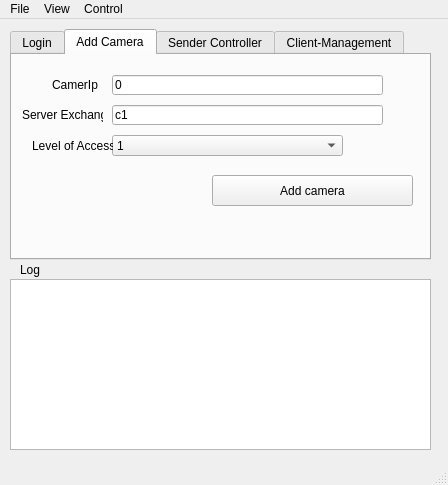
<?xml version="1.0" encoding="UTF-8"?>
<ui version="4.0">
 <class>MainWindow</class>
 <widget class="QMainWindow" name="MainWindow">
  <property name="enabled">
   <bool>true</bool>
  </property>
  <property name="geometry">
   <rect>
    <x>0</x>
    <y>0</y>
    <width>448</width>
    <height>485</height>
   </rect>
  </property>
  <property name="sizePolicy">
   <sizepolicy hsizetype="Fixed" vsizetype="Fixed">
    <horstretch>0</horstretch>
    <verstretch>0</verstretch>
   </sizepolicy>
  </property>
  <property name="minimumSize">
   <size>
    <width>448</width>
    <height>485</height>
   </size>
  </property>
  <property name="maximumSize">
   <size>
    <width>448</width>
    <height>485</height>
   </size>
  </property>
  <property name="windowTitle">
   <string>MainWindow</string>
  </property>
  <widget class="QWidget" name="centralwidget">
   <widget class="QTabWidget" name="tabWidget">
    <property name="geometry">
     <rect>
      <x>10</x>
      <y>10</y>
      <width>421</width>
      <height>231</height>
     </rect>
    </property>
    <property name="currentIndex">
     <number>1</number>
    </property>
    <widget class="QWidget" name="tab_3">
     <attribute name="title">
      <string>Login</string>
     </attribute>
     <widget class="QLineEdit" name="SPassword_lineEdit">
      <property name="geometry">
       <rect>
        <x>80</x>
        <y>61</y>
        <width>271</width>
        <height>20</height>
       </rect>
      </property>
      <property name="text">
       <string>guest</string>
      </property>
     </widget>
     <widget class="QLineEdit" name="SUsername_lineEdit">
      <property name="geometry">
       <rect>
        <x>80</x>
        <y>31</y>
        <width>271</width>
        <height>20</height>
       </rect>
      </property>
      <property name="text">
       <string>guest</string>
      </property>
     </widget>
     <widget class="QLabel" name="label_7">
      <property name="geometry">
       <rect>
        <x>20</x>
        <y>60</y>
        <width>51</width>
        <height>21</height>
       </rect>
      </property>
      <property name="text">
       <string>Password</string>
      </property>
     </widget>
     <widget class="QLabel" name="label_6">
      <property name="geometry">
       <rect>
        <x>20</x>
        <y>30</y>
        <width>51</width>
        <height>21</height>
       </rect>
      </property>
      <property name="text">
       <string>Username</string>
      </property>
     </widget>
     <widget class="QPushButton" name="Login_Button">
      <property name="geometry">
       <rect>
        <x>190</x>
        <y>130</y>
        <width>201</width>
        <height>31</height>
       </rect>
      </property>
      <property name="text">
       <string>Login</string>
      </property>
     </widget>
    </widget>
    <widget class="QWidget" name="acamTab">
     <property name="toolTip">
      <string>&lt;html&gt;&lt;head/&gt;&lt;body&gt;&lt;p&gt;Add Camera&lt;/p&gt;&lt;/body&gt;&lt;/html&gt;</string>
     </property>
     <property name="accessibleName">
      <string/>
     </property>
     <property name="autoFillBackground">
      <bool>false</bool>
     </property>
     <attribute name="title">
      <string>Add Camera</string>
     </attribute>
     <widget class="QPushButton" name="addc_Button">
      <property name="geometry">
       <rect>
        <x>200</x>
        <y>120</y>
        <width>201</width>
        <height>31</height>
       </rect>
      </property>
      <property name="text">
       <string>Add camera</string>
      </property>
     </widget>
     <widget class="QLabel" name="label_5">
      <property name="geometry">
       <rect>
        <x>40</x>
        <y>19</y>
        <width>51</width>
        <height>21</height>
       </rect>
      </property>
      <property name="text">
       <string>CamerIp</string>
      </property>
     </widget>
     <widget class="QLineEdit" name="SE_lineEdit">
      <property name="geometry">
       <rect>
        <x>100</x>
        <y>50</y>
        <width>271</width>
        <height>20</height>
       </rect>
      </property>
      <property name="text">
       <string>c1</string>
      </property>
     </widget>
     <widget class="QLabel" name="label_8">
      <property name="geometry">
       <rect>
        <x>10</x>
        <y>49</y>
        <width>81</width>
        <height>21</height>
       </rect>
      </property>
      <property name="text">
       <string>Server Exchange</string>
      </property>
     </widget>
     <widget class="QLineEdit" name="CIP_lineEdit">
      <property name="geometry">
       <rect>
        <x>100</x>
        <y>20</y>
        <width>271</width>
        <height>20</height>
       </rect>
      </property>
      <property name="text">
       <string>0</string>
      </property>
     </widget>
     <widget class="QComboBox" name="CamNameComboBox_3">
      <property name="geometry">
       <rect>
        <x>100</x>
        <y>80</y>
        <width>231</width>
        <height>21</height>
       </rect>
      </property>
      <item>
       <property name="text">
        <string>1</string>
       </property>
      </item>
      <item>
       <property name="text">
        <string>2</string>
       </property>
      </item>
      <item>
       <property name="text">
        <string>3</string>
       </property>
      </item>
      <item>
       <property name="text">
        <string>4</string>
       </property>
      </item>
     </widget>
     <widget class="QLabel" name="label_17">
      <property name="geometry">
       <rect>
        <x>20</x>
        <y>80</y>
        <width>81</width>
        <height>21</height>
       </rect>
      </property>
      <property name="text">
       <string>Level of Access</string>
      </property>
     </widget>
    </widget>
    <widget class="QWidget" name="tab">
     <attribute name="title">
      <string>Sender Controller</string>
     </attribute>
     <widget class="QPushButton" name="StrSenButton">
      <property name="geometry">
       <rect>
        <x>30</x>
        <y>100</y>
        <width>91</width>
        <height>31</height>
       </rect>
      </property>
      <property name="text">
       <string>Start Sender</string>
      </property>
     </widget>
     <widget class="QLabel" name="label_3">
      <property name="geometry">
       <rect>
        <x>20</x>
        <y>20</y>
        <width>71</width>
        <height>21</height>
       </rect>
      </property>
      <property name="text">
       <string>Camera Name</string>
      </property>
     </widget>
     <widget class="QComboBox" name="CamNameComboBox">
      <property name="geometry">
       <rect>
        <x>120</x>
        <y>20</y>
        <width>231</width>
        <height>21</height>
       </rect>
      </property>
     </widget>
     <widget class="QPushButton" name="StpSenButton">
      <property name="geometry">
       <rect>
        <x>130</x>
        <y>100</y>
        <width>81</width>
        <height>31</height>
       </rect>
      </property>
      <property name="text">
       <string>Stop Sender</string>
      </property>
     </widget>
     <widget class="QPushButton" name="delete_cam_Button">
      <property name="geometry">
       <rect>
        <x>310</x>
        <y>100</y>
        <width>81</width>
        <height>31</height>
       </rect>
      </property>
      <property name="text">
       <string>delete camera</string>
      </property>
     </widget>
    </widget>
    <widget class="QWidget" name="tab_2">
     <attribute name="title">
      <string>Client-Management</string>
     </attribute>
     <widget class="QLineEdit" name="SPassword_lineEdit_3">
      <property name="geometry">
       <rect>
        <x>90</x>
        <y>60</y>
        <width>271</width>
        <height>20</height>
       </rect>
      </property>
      <property name="text">
       <string>1234</string>
      </property>
     </widget>
     <widget class="QLineEdit" name="SUsername_lineEdit_3">
      <property name="geometry">
       <rect>
        <x>90</x>
        <y>30</y>
        <width>271</width>
        <height>20</height>
       </rect>
      </property>
      <property name="text">
       <string>new_guest</string>
      </property>
     </widget>
     <widget class="QLabel" name="label_13">
      <property name="geometry">
       <rect>
        <x>30</x>
        <y>29</y>
        <width>51</width>
        <height>21</height>
       </rect>
      </property>
      <property name="text">
       <string>Username</string>
      </property>
     </widget>
     <widget class="QLabel" name="label_14">
      <property name="geometry">
       <rect>
        <x>30</x>
        <y>59</y>
        <width>51</width>
        <height>21</height>
       </rect>
      </property>
      <property name="text">
       <string>Password</string>
      </property>
     </widget>
     <widget class="QPushButton" name="delete_cam_Button_3">
      <property name="geometry">
       <rect>
        <x>270</x>
        <y>140</y>
        <width>111</width>
        <height>31</height>
       </rect>
      </property>
      <property name="text">
       <string>Add User</string>
      </property>
     </widget>
     <widget class="QComboBox" name="CamNameComboBox_4">
      <property name="geometry">
       <rect>
        <x>130</x>
        <y>100</y>
        <width>231</width>
        <height>21</height>
       </rect>
      </property>
      <item>
       <property name="text">
        <string>1</string>
       </property>
      </item>
      <item>
       <property name="text">
        <string>2</string>
       </property>
      </item>
      <item>
       <property name="text">
        <string>3</string>
       </property>
      </item>
      <item>
       <property name="text">
        <string>4</string>
       </property>
      </item>
     </widget>
     <widget class="QLabel" name="label_18">
      <property name="geometry">
       <rect>
        <x>30</x>
        <y>100</y>
        <width>71</width>
        <height>21</height>
       </rect>
      </property>
      <property name="text">
       <string>Level of Access</string>
      </property>
     </widget>
    </widget>
   </widget>
   <widget class="QTextBrowser" name="LogtextBrowser">
    <property name="geometry">
     <rect>
      <x>10</x>
      <y>260</y>
      <width>421</width>
      <height>171</height>
     </rect>
    </property>
   </widget>
   <widget class="QLabel" name="logLabel">
    <property name="geometry">
     <rect>
      <x>20</x>
      <y>240</y>
      <width>51</width>
      <height>21</height>
     </rect>
    </property>
    <property name="text">
     <string>Log</string>
    </property>
   </widget>
   <zorder>LogtextBrowser</zorder>
   <zorder>logLabel</zorder>
   <zorder>tabWidget</zorder>
  </widget>
  <widget class="QMenuBar" name="menubar">
   <property name="geometry">
    <rect>
     <x>0</x>
     <y>0</y>
     <width>448</width>
     <height>21</height>
    </rect>
   </property>
   <widget class="QMenu" name="menuFile">
    <property name="title">
     <string>File</string>
    </property>
    <addaction name="actionClose"/>
   </widget>
   <widget class="QMenu" name="menuveiw">
    <property name="title">
     <string>View</string>
    </property>
   </widget>
   <widget class="QMenu" name="menuControl">
    <property name="title">
     <string>Control</string>
    </property>
   </widget>
   <addaction name="menuFile"/>
   <addaction name="menuveiw"/>
   <addaction name="menuControl"/>
  </widget>
  <widget class="QStatusBar" name="statusbar"/>
  <action name="actionClose">
   <property name="text">
    <string>Close</string>
   </property>
  </action>
 </widget>
 <resources/>
 <connections/>
</ui>
